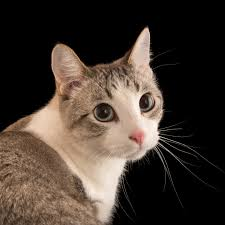
#> input picture Photos/1.jpeg, 225 x 225 px
$ python gradients.py
#> lines starting #> are read from the running program, lines starting #| are printed output that depends on the picture; after the words box and inside, x2 and y2 are one past the last pixel; in counts of white or black regions, pixels touching at a corner belong together
import cv2 as cv
import matplotlib.pyplot as plt
import numpy as np

img = cv.imread('Photos/1.jpeg')
#> img is the input picture: shape (225, 225, 3); mean B, G, R 48.5, 56.9, 68.2

cv.imshow('Cat', img)

gray= cv.cvtColor(img, cv.COLOR_BGR2GRAY)
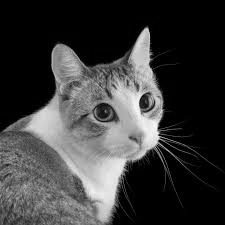
#> gray: shape (225, 225); min 0, max 251, mean 59.4

#laplacian
lap= cv.Laplacian(gray,cv.CV_64F)
lap= np.uint8(np.absolute(lap))
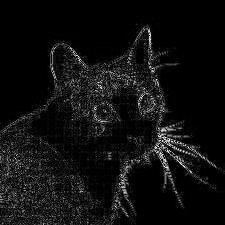
#> lap: shape (225, 225); min 0, max 254, mean 15.5
cv.imshow('Laplacian', lap)

#sobel - computes gradients in x and y coords
sobelx = cv.Sobel(gray, cv.CV_64F, 1 , 0)
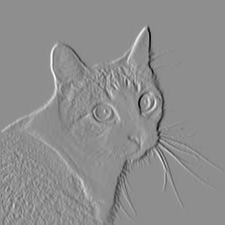
#> sobelx: shape (225, 225) float64; min -890, max 703, mean -1.4; drawn with min black and max white
sobely = cv.Sobel(gray, cv.CV_64F, 0 , 1)
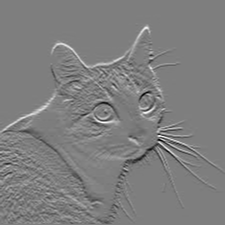
#> sobely: shape (225, 225) float64; min -606, max 615, mean 1.7; drawn with min black and max white
combined_sobel = cv.bitwise_or(sobelx, sobely)
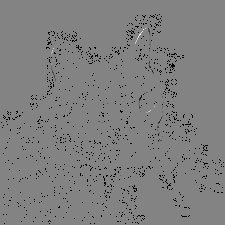
#> combined_sobel: shape (225, 225) float64; 2.97% of the values are NaN or infinite; the others: min -130944, max 122624, mean -142.9; drawn with min black, max white, NaN and infinite black
cv.imshow('Sobel', combined_sobel)
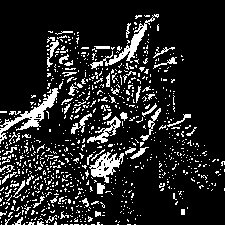
#> window 'Sobel': shape (225, 225); 14.5% white in thin lines or dots

#canny
canny= cv.Canny(img, 125, 175)
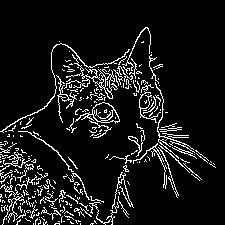
#> canny: shape (225, 225); 9.1% white in thin lines or dots, all inside (x1, y1, x2, y2) = (0, 27, 216, 225)
cv.waitKey(0)

$ run again, with Photos/2.jpeg copied over Photos/1.jpeg
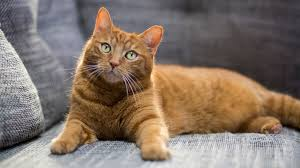
#> input picture Photos/2.jpeg, 300 x 168 px
#> img is the input picture: shape (168, 300, 3); mean B, G, R 104.1, 116.1, 132
#> `cv.imshow('Sobel', combined_sobel)`:
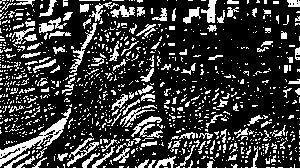
#> window 'Sobel': shape (168, 300); 22.7% white in thin lines or dots
#> `canny= cv.Canny(img, 125, 175)`:
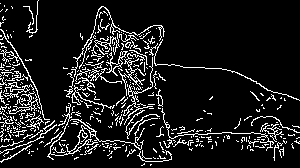
#> canny: shape (168, 300); 11.2% white in thin lines or dots

$ run again, with Photos/3.jpeg copied over Photos/1.jpeg
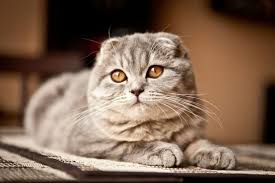
#> input picture Photos/3.jpeg, 275 x 183 px
#> img is the input picture: shape (183, 275, 3); mean B, G, R 82, 100.5, 125.8
#> `cv.imshow('Sobel', combined_sobel)`:
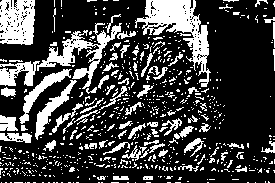
#> window 'Sobel': shape (183, 275); 25.8% white; 660 white regions (575 under 20 px), largest, box (x1, y1, x2, y2) and area: (135, 0, 211, 87) 2212, (37, 23, 122, 89) 1379, (0, 0, 35, 45) 1331
#> `canny= cv.Canny(img, 125, 175)`:
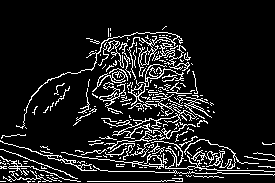
#> canny: shape (183, 275); 11.5% white in thin lines or dots, all inside (x1, y1, x2, y2) = (0, 26, 275, 183)

$ run again, with Photos/4.jpeg copied over Photos/1.jpeg
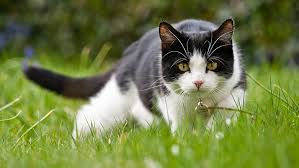
#> input picture Photos/4.jpeg, 299 x 168 px
#> img is the input picture: shape (168, 299, 3); mean B, G, R 68.4, 123.9, 111.7
#> `canny= cv.Canny(img, 125, 175)`:
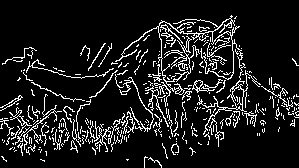
#> canny: shape (168, 299); 11.1% white in thin lines or dots
